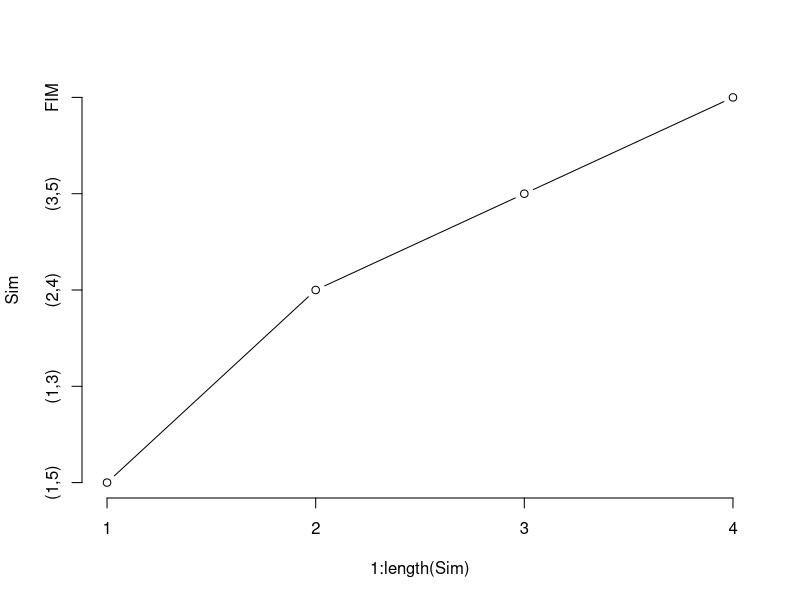
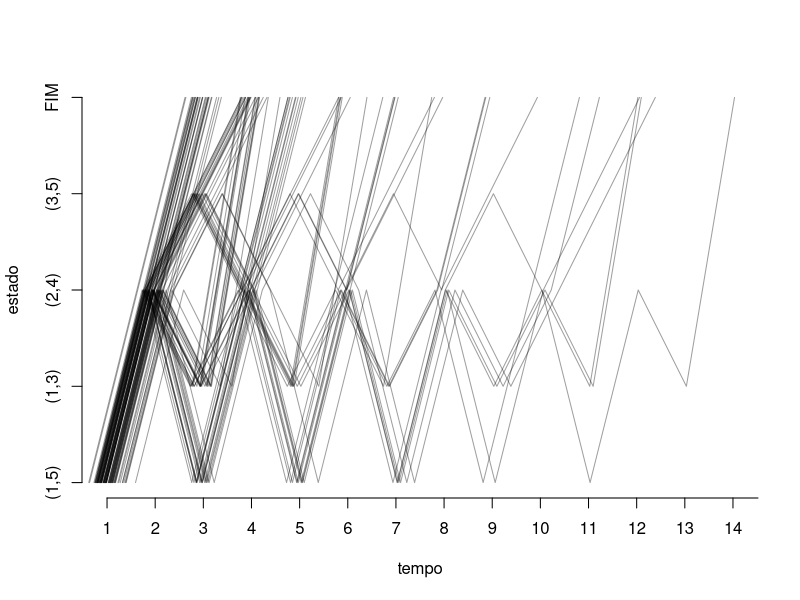

The R script that drew these images, in order:
### SIMULAÇÃO DE MONTE CARLO ###
#matriz de adjacências de um grafo
M <- matrix(c(1,1,0,0,1,
              1,0,1,1,0,
              0,0,0,1,0,
              0,0,1,0,0,
              1,0,0,0,1),ncol=5)

#adjacências em 2 steps
M %*% M 
#adjacências em 3 steps
(M %*% M) %*% M
##
#valor exato (para todos os p iguais e p=0.99)
p<- 0.5
2*p^2+2*p^3-5*p^4+2*p^5

#simulando o circuito:
p <- c(0.99,0.99,0.99,0.99,0.99) #probabilidades
C <- sapply(p, function(p) rbinom(1,1,p)) #chaves fechadas ou nao
#chave <- Vectorize(rbinom, vectorize.args="prob")
M <- matrix(c(0,0,0,0,
              C[1],0,C[3],0,
              C[4],C[3],0,0,
              0,C[2],C[5],1),ncol=4)

(M3 <- (M %*% M) %*% M)

simula <- function(p){
  C <- sapply(p, function(p) rbinom(1,1,p))
  M<- matrix(0,nrow=4,ncol=4)
  M[1,2] <- C[1]; M[2,4] <- C[2]
  M[2,3] <- M[3,2] <- C[3]
  M[1,3] <- C[4];  M[3,4] <- C[5];  M[4,4] <- 1
  passos <- M %*% M %*% M
  funciona <- min(passos[1,4], 1)
  return(funciona)
}
Nsim <- 1E3
p <- c(0.99,0.99,0.99,0.99,0.99)
Sim <- replicate(Nsim,simula(p))
mean(Sim)
##
p<- c(.5,.5,.5,.5,.5)
Sim<- replicate(Nsim, simula(p))
mean(Sim)
##
p<- c(0.8,0.8,0.5,0.8,0.8)
Sim <- replicate(Nsim, simula(p))
mean(Sim)
## qte de componentes redundantes para q P{Funcionar} > 0.99

#### O GATO E O RATO ####
# Suponha que você tenha um timer e uma fila de 5 caixas, com um gato na 1ª caixa
# e um rato na 5ª caixa, no instante inicial. O gato e o rato pulam ambos ao acaso
# para uma caixa adjascente quando o timer avança.
# O gato come o rato se eles estiverem na mesma caixa, terminando o jogo.

#Matriz de transicao
P <- matrix(0,nrow=5,ncol=5)
P[c(2,4),c(3,5)] <- 0.5
P[1,3] <- P[5,5] <- 1
P[3,-3] <- 0.25

estados<- c("(1,5)"=1,"(1,3)"=2,"(2,4)"=3,"(3,5)"=4,"FIM"=5)
atual <- estados[1]

simula <- function(atual,P){
  caminho <- atual
  while(atual!=5){
    atual <-sample(estados,size=1,prob=P[atual,])
    caminho <- append(caminho, atual)
  }#fim while
  return(caminho)
}#fim simula

Sim<-simula(atual, P)

#plota o caminho
plot(x=1:length(Sim),y=Sim,type="b",axes=F)
axis(1,1:length(Sim))
axis(2,at=1:5,labels=names(estados))

S <- replicate(100,simula(atual,P))

#media do tempo do trajeto
mean(sapply(S, length))
#prop de vezes em cada casa
#em cada simulacao
sapply(S,function(sim)table(sim)/length(sim))
#no geral
table(unlist(S))/sum(sapply(S, length))
#tempo maximo
max(sapply(S,length))

#desenha todos os caminhos das simulacoes
plot(x=0,y=0,ylim=c(1,5),xlim=c(1,max(sapply(S,length))),
     xlab="tempo",ylab="estado",
     type="n",axes=F)
axis(1,1:18)
axis(2,at=1:5,labels=names(estados))
sapply(S,function(sim){
    x<- 1:length(sim) + rnorm(1,sd=.2)
    y<- sim# + rnorm(1,sd=.1)
    lines(x,y,col="#00000060")
  }
)

#### FUNCAO DE JOGO DO ARTHUR
pos<- function(x){
  if(x==1) return(x+1)
  if(x==5) return(x-1)
  mov <- sample(c(-1,1),1,prob=c(.5,.5))
  x<- x+mov
  return(x)
}

jogo <- function(rato=1,gato=5){
  while(gato!=rato){
    gato<- pos(gato)
    rato<- pos(rato)
    cat(paste(rato,",",gato,"\n"))
  }
  cat("Rato morreu!")
}
jogo()
